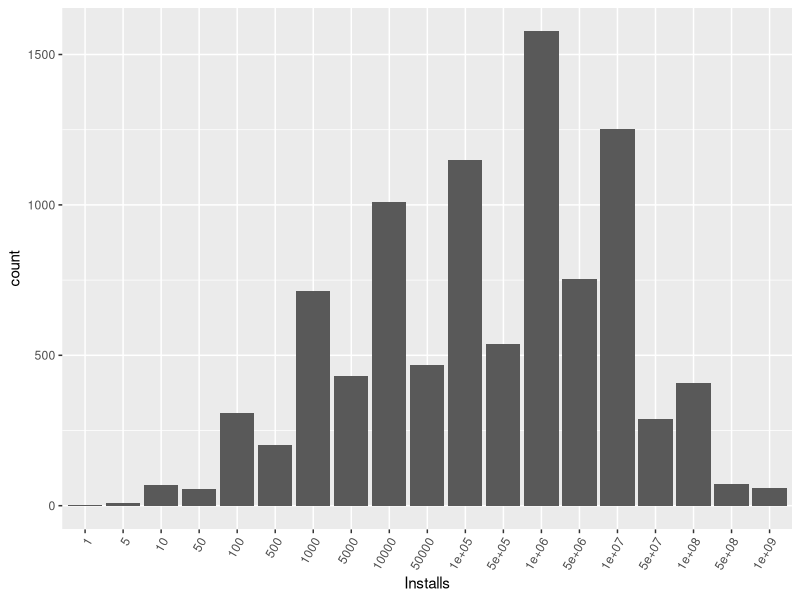

Recreate this plot in R. (Note: this script raises an error after producing the figure.)
## ---- chunk 1
knitr::opts_chunk$set(echo = TRUE)
## ---- chunk 2
setwd('C:/Users/PC Tuan/Desktop/Github/potential-potato/data') #depend on your pc
df_load <- read.csv('clean_googleplaystore.csv')
library(tidyverse)
library(dplyr)
df_selected <- df_load %>%
                select(c(2,5,6,9)) %>%
                drop_na(.)
## ---- chunk 3
head(df_selected)
## ---- chunk 4
summary(df_selected)
## ---- chunk 5
df_selected$Installs <- as.character(df_selected$Installs)
df_selected$Installs <- substr(df_selected$Installs,1,nchar(df_selected$Installs)-1)
df_selected$Installs<- as.numeric(gsub(",", "", df_selected$Installs))
df_selected$Installs <- as.factor(df_selected$Installs)
library(ggplot2)
ggplot(df_selected,aes(Installs))+
  geom_bar()+
  theme(axis.text.x = element_text(angle = 60, hjust = 1))
## ---- chunk 6
library(MASS)
model_fit <-polr(Installs~Rating+Type+Genres, data = df_selected)
summary(model_fit)
summary_table <- coef(summary(model_fit))
pval <- pnorm(abs(summary_table[, "t value"]),lower.tail = FALSE)* 2
summary_table <- cbind(summary_table, "p value" = round(pval,3))
## ---- chunk 7
summary_table_filtered <- as_data_frame(summary_table, rownames = 'id')
summary_table_filtered <- summary_table_filtered %>%
                            filter(`p value` <= 0.05)
print.data.frame(summary_table_filtered)
## ---- chunk 8
new_app <- data.frame('Rating'=4,'Type'='Free','Genres'='Educational')
round(predict(model_fit,new_app,type = "p"), 3)
## ---- chunk 9
new_app_2 <- data.frame('Rating'=3.5,'Type'='Paid','Genres'='Racing')
round(predict(model_fit,new_app_2,type = "p"), 3)
